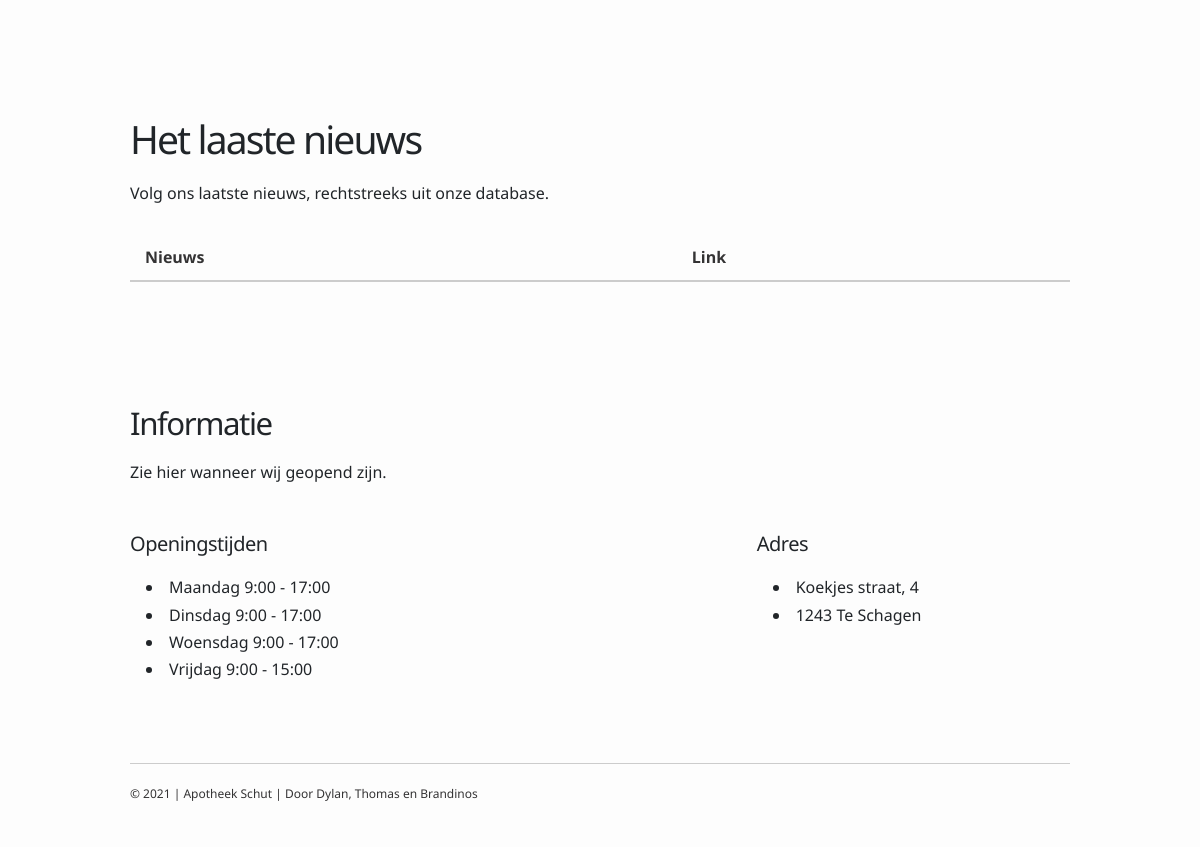
/ (lower part), run on an earlier commit of the app's database.
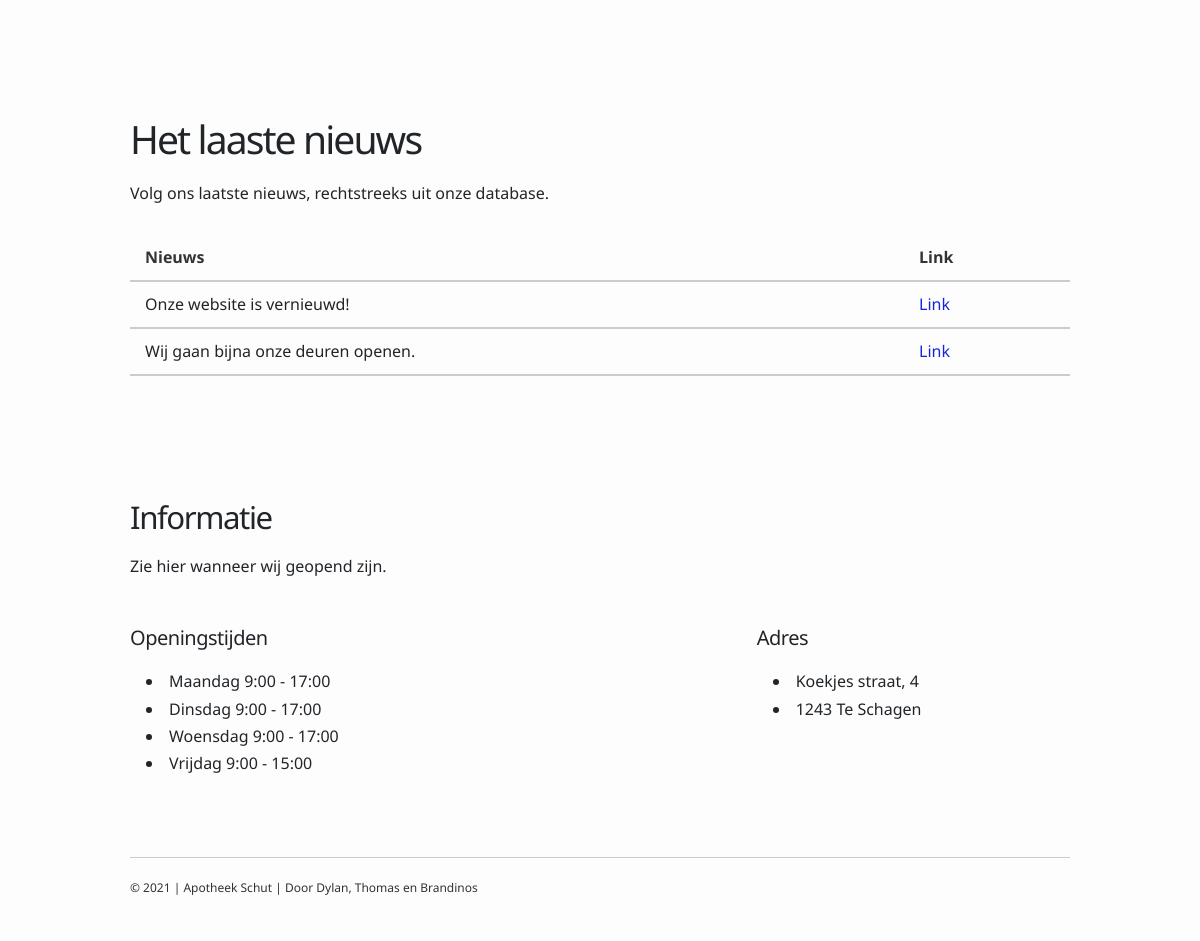
And on a later commit of the database.
### tables this page shows
CREATE TABLE `news` (
  `ID` int(11) NOT NULL,
  `NewsName` varchar(50) NOT NULL,
  `NewsDes` varchar(50) NOT NULL
);

### index.php (the view, shortened to what this page needs)
<?php
include "config.php";
?>
<!DOCTYPE html>
<html lang="en">
    <head>
        <link
            rel="stylesheet"
            href="https://necolas.github.io/normalize.css/8.0.1/normalize.css"
        />
        <link rel="stylesheet" href="assets/css/style.css" />
    </head>
    <body>
        <main class="wrap">
            <section>
                <div class="services">
                </div>
            </section>
            <section class="news" id="news">
                <h2>Het laaste nieuws</h2>
                <p>
                    Volg ons laatste nieuws, rechtstreeks uit onze database.
                </p>
                <table>
                <tr>
                   <th>Nieuws</th>
                    <th>Link</th>
                </tr>
             <?php
           $sql = "SELECT NewsName,NewsDes FROM news";
            $result = mysqli_query($conn, $sql);
            if(mysqli_num_rows($result) > 0){
                while ($row = mysqli_fetch_assoc($result)) {
                    echo '<tr>';
                    echo '<td>'. $row['NewsName'] .'</td>';
                    echo '<td>'. $row['NewsDes'] .'</td>';
                    echo '</tr>';
                }
            }
        ?>
        </table>
            </section>
            <section>
                <h3>Informatie</h3>
                <p>Zie hier wanneer wij geopend zijn.</p>
                <div class="openinfo">
                    <div class="openinfo__left">
                        <h5>Openingstijden</h5>
                        <ul>
                            <li>Maandag 9:00 - 17:00</li>
                            <li>Dinsdag 9:00 - 17:00</li>
                            <li>Woensdag 9:00 - 17:00</li>
                            <li>Vrijdag 9:00 - 15:00</li>
                        </ul>
                    </div>
                    <div class="openinfo__right">
                        <h5>Adres</h5>
                        <ul>
                            <li>Koekjes straat, 4</li>
                            <li>1243 Te Schagen</li>
                        </ul>
                    </div>
                </div>
            </section>
        </main>
        <?php include 'assets/includes/footer.php'?>
    </body>
</html>

What changed in the data, as far as the page shows it:
added news: NewsName "Onze website is vernieuwd!", NewsDes "Link"
added news: NewsName "Wij gaan bijna onze deuren openen.", NewsDes "Link"
